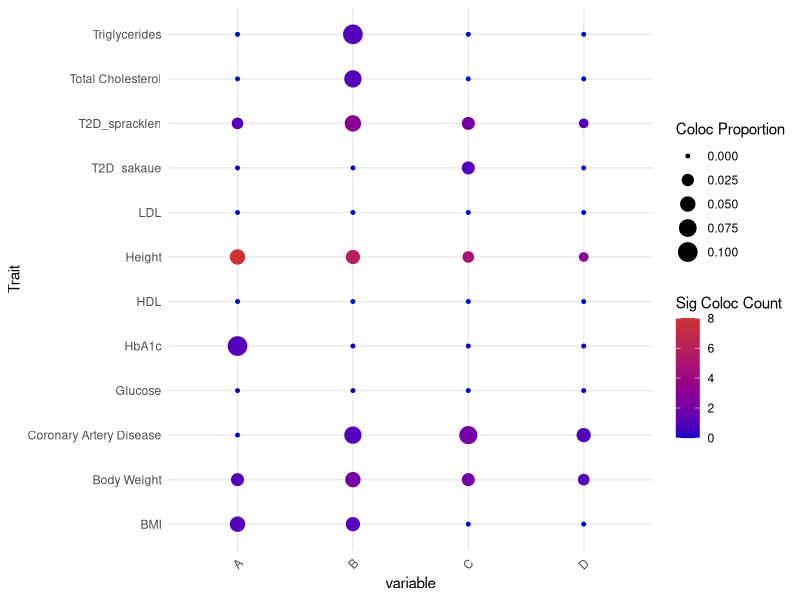

Source code (R):
library(dplyr)
library(tidyr)
library(ggplot2)

# Define the count data
sig_coloc_count <- data.frame(
  Trait = c("T2D_sakaue", "T2D_spracklen", "BMI", "Body Weight", 
            "Coronary Artery Disease", "Glucose", "HbA1c", "LDL", 
            "Total Cholesterol", "Triglycerides", "HDL", "Height"),
  A = c(0, 1, 1, 1, 0, 0, 1, 0, 0, 0, 0, 8),
  B = c(0, 3, 1, 2, 1, 0, 0, 0, 1, 1, 0, 6),
  C = c(1, 2, 0, 2, 2, 0, 0, 0, 0, 0, 0, 5),
  D = c(0, 1, 0, 1, 1, 0, 0, 0, 0, 0, 0, 3)
)

# Define the proportion data
coloc_proportion <- data.frame(
  Trait = c("T2D_sakaue", "T2D_spracklen", "BMI", "Body Weight", 
            "Coronary Artery Disease", "Glucose", "HbA1c", "LDL", 
            "Total Cholesterol", "Triglycerides", "HDL", "Height"),
  A = c(0, 0.02, 0.05, 0.03, 0, 0, 0.1, 0, 0, 0, 0, 0.05),
  B = c(0, 0.06, 0.04, 0.05, 0.07, 0, 0, 0, 0.07, 0.1, 0, 0.04),
  C = c(0.03, 0.03, 0, 0.03, 0.08, 0, 0, 0, 0, 0, 0, 0.02),
  D = c(0, 0.01, 0, 0.02, 0.04, 0, 0, 0, 0, 0, 0, 0.01)
)

# Merge count and proportion data by Trait
data <- left_join(sig_coloc_count, coloc_proportion, by = "Trait", suffix = c("_count", "_proportion"))

# Reshape data to long format for plotting
data_long <- pivot_longer(data, cols = -Trait, names_to = "variable", values_to = "value") %>%
  mutate(
    group = sub(".*_", "", variable),  # Extract group (count/proportion)
    variable = sub("_.*", "", variable)  # Extract variable name
  ) %>%
  pivot_wider(names_from = group, values_from = value)  # Convert to wider format

# Generate the plot
ggplot(data_long, aes(x = variable, y = Trait, size = proportion, color = count)) +
  geom_point() +
  scale_color_gradient(low = "blue3", high = "brown3", name = "Sig Coloc Count") +
  labs(size = "Coloc Proportion") +
  theme_minimal() +
  theme(axis.text.x = element_text(angle = 45, hjust = 1))
